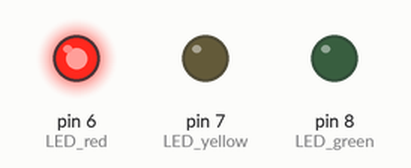
Bench run of a sketch on a simulated Arduino Uno, built with avr-gcc and run on an emulated ATmega328P. Parts: output pins drawn as LEDs (lit = HIGH).

Above: at 0.15 s.
At 0.75 s:
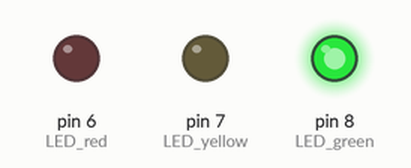
At 2.25 s:
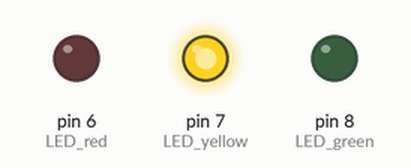
Timing chart, 0 to 3.0 s (numbered marks = the images above):
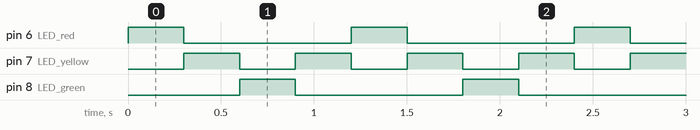

The sketch:

1_3_LED_run_twoway.ino
```cpp
const int LED_red = 6;
const int LED_yellow = 7;
const int LED_green = 8;
void setup() {
  pinMode(LED_red, OUTPUT);
  pinMode(LED_yellow, OUTPUT);
  pinMode(LED_green, OUTPUT);
}

void loop() {
  digitalWrite(LED_red, HIGH);
  digitalWrite(LED_yellow, LOW);
  digitalWrite(LED_green, LOW);
  delay(300);

  digitalWrite(LED_yellow, HIGH);
  digitalWrite(LED_red, LOW);
  digitalWrite(LED_green, LOW);
  delay(300);

  digitalWrite(LED_green, HIGH);
  digitalWrite(LED_red, LOW);
  digitalWrite(LED_yellow, LOW);
  delay(300);

  digitalWrite(LED_yellow, HIGH);
  digitalWrite(LED_red, LOW);
  digitalWrite(LED_green, LOW);
  delay(300);
}
```

Measured:
- by itself, pin 6 (LED_red), pin 8 (LED_green): alternates HIGH for 0.30 s and LOW for 0.90 s
- by itself, pin 7 (LED_yellow): alternates HIGH for 0.30 s and LOW for 0.30 s
- by itself, everything shown: repeats every 1.2 s, in 4 steps
